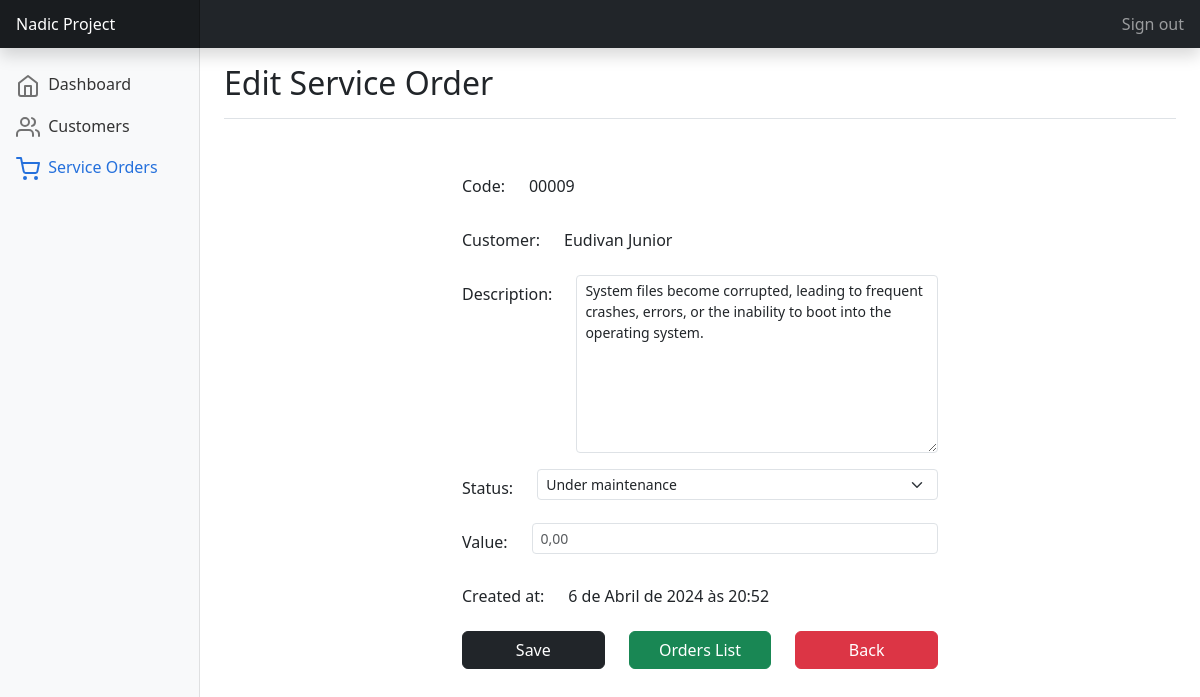
Page /crm/orders/update/9/ (signed in) on the committed database.
### crm/models.py (models this page shows, shortened)
class ServiceOrder(models.Model):
    client = models.ForeignKey(Customer, on_delete=models.CASCADE)
    description = models.TextField()
    created_at = models.DateTimeField(auto_now_add=True)
    concluded_at = models.DateTimeField(null=True)
    value = models.DecimalField(max_digits=8, decimal_places=2, null=True, blank=True)
    status_choices = [('budgeting', 'Budgeting'),
                      ('approved_budget', 'Approved budget'),
                      ('under_maintenance', 'Under maintenance'),
                      ('concluded', 'Concluded'),
                      ('delivered', 'Delivered')]
    status = models.CharField(max_length=20, choices=status_choices, default='budgeting')
    def get_absolute_url(self):
        return reverse('detail_order', kwargs={'pk': self.pk})

class Customer(models.Model):
    first_name = models.CharField(max_length=50)
    last_name = models.CharField(max_length=50)
    email = models.EmailField()
    phone = models.CharField(max_length=20)
    address = models.CharField(max_length=200)
    cpf = models.CharField(max_length=11, unique=True)
    created_at = models.DateTimeField(auto_now_add=True)
    def __str__(self) -> str:
        return f"{self.first_name} {self.last_name}"

### crm/view/orders.py (the view, shortened to what this page needs)
# urls.py: path('orders/update/<int:pk>/', ServiceOrder_UpdateView.as_view(), name='update_order'),
class ServiceOrder_UpdateView(ViewBase, UpdateView):
    template_name = "serviceorders/update.html"
    context_object_name = 'service'
    fields = ['description', 'value', 'status']

### crm/view/base.py (called while the page is built)
    def get_context_data(self, **kwargs):
        context = super().get_context_data(**kwargs)
        context["active_page"] = self.active_page
        return context

### crm/templates/serviceorders/update.html (shortened to what this page needs)
{% extends "../utils/base.html" %}
{% load static %}
{% block main %}
    <div class="d-flex justify-content-between flex-wrap flex-md-nowrap align-items-center pt-3 pb-2 mb-3 border-bottom">
        <h1 class="h2">Edit Service Order</h1>
    </div>
    <form class="" method="post">
        <div class="w-50 mt-5 m-auto" style="min-width: 300px;">
            <div class="row mb-3">
                <label for="inputID" class="col-auto col-form-label">Code:</label>
                <div class="col">
                    <input value="{{ service.id|stringformat:'05d' }}"
                            type="text"
                            class="form-control-plaintext"
                            id="inputID" readonly>
                </div>
            </div>
            <div class="row mb-3">
                <label for="inputClient" class="col-auto col-form-label">Customer:</label>
                <div class="col">
                    <input value="{{ service.client }}"
                            type="text"
                            class="form-control-plaintext"
                            id="inputClient" readonly>
                </div>
            </div>
            <div class="row mb-3">
                <label for="textareaDescription" class="col-auto col-form-label">Description:</label>
                <div class="col">
                    <textarea name="description"
                            class="form-control form-control-sm {% if form.description.errors %}is-invalid{% endif %}"
                            id="textareaDescription" rows="8">{{form.description.value}}</textarea>
                </div>
            </div>
            <div class="row mb-3">
                <label for="selectStatus" class="col-auto col-form-label">Status:</label>
                <div class="col">
                    <select class="form-select form-select-sm" id="selectStatus" name="status">
                        {% for s in form.fields.status.choices %}
                            <option value="{{s.0}}" {% if s.0 == form.instance.status %} selected {% endif %}>{{s.1}}</option>
                        {% endfor %}
                    </select>
                </div>
            </div>
            <div class="row mb-3">
                <label for="inputEmail" class="col-auto col-form-label">Value:</label>
                <div class="col">
                    <input placeholder="0,00" step="0.01"
                            value="{% if form.value.value %}{{ form.value.value }}{% endif %}"
                            name="value" type="number"
                            class="form-control form-control-sm {% if form.value.errors %}is-invalid{% endif %}"
                            id="inputValue">
                </div>
            </div>
            <div class="row mb-3">
                <label for="inputCreated_at" class="col-auto col-form-label">Created at:</label>
                <div class="col">
                    <input value="{{ service.created_at }}"
                            type="text"
                            class="form-control-plaintext"
                            id="inputCreated_at" readonly>
                </div>
            </div>
            <div class="row mb-3">
                <div class="col-4">
                    <button type="submit" class="btn btn-dark w-100">Save</button>
                </div>
                <div class="col">
                    <a class="btn btn-success w-100" href="{% url 'orders' %}">Orders List</a>
                </div>
                <div class="col">
                    <a class="btn btn-danger w-100" href="{{service.get_absolute_url}}">Back</a>
                </div>
            </div>
        </div>
    </form>
{% endblock main %}

### rows in the picture
ServiceOrder: id "00009", client "Eudivan Junior", description "System files become corrupted, leading to frequent crashes, errors, or the inability to boot into the operating system.", status "Under maintenance", created_at "6 de Abril de 2024 às 20:52"
